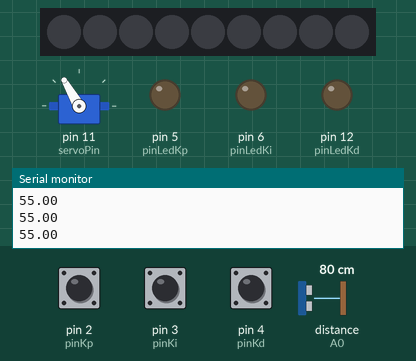
Recording of a sketch running on a simulated Arduino Uno, built with avr-gcc and run on an emulated ATmega328P. Parts: servo, 9 RGB LEDs in strip order, left to right, output pins drawn as LEDs (lit = HIGH), the last lines printed to the serial monitor. The inputs (shaded band) are chosen by the test bench; at power-on: distance to the obstacle (sensor on A0) 80 cm, pin 4 (pinKd) HIGH, pin 2 (pinKp) HIGH, pin 3 (pinKi) HIGH.

Above: at 1.2 s.
1.3 s: distance to the obstacle (sensor on A0) set to 28 cm
2.8 s: distance to the obstacle (sensor on A0) set to 24 cm
At 3.9 s:
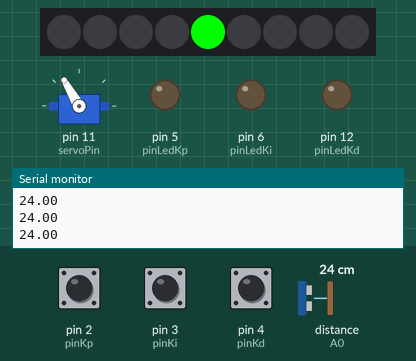
4.3 s: pin 4 (pinKd) pulled LOW for 1 s
At 6.4 s:
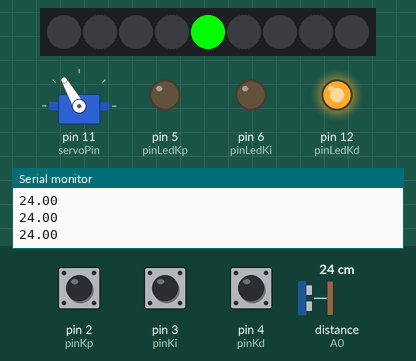
6.8 s: pin 2 (pinKp) pulled LOW for 0.15 s
At 8.1 s:
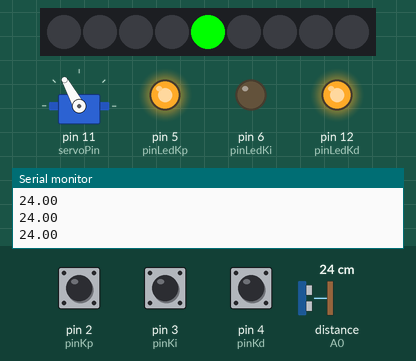
8.4 s: pin 3 (pinKi) pulled LOW for 0.15 s
At 9.0 s:
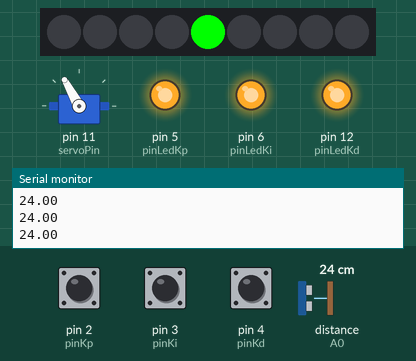
11.5 s: pin 4 (pinKd) pulled LOW for 0.15 s
At 13.2 s:
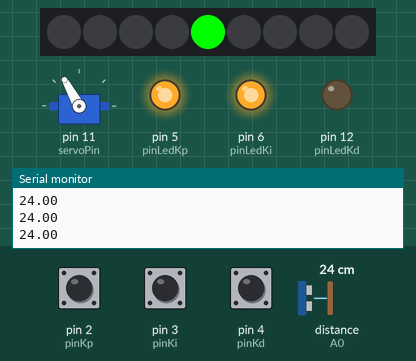
Timing chart, 0 to 14.6 s (numbered marks = the images above; inputs shaded):
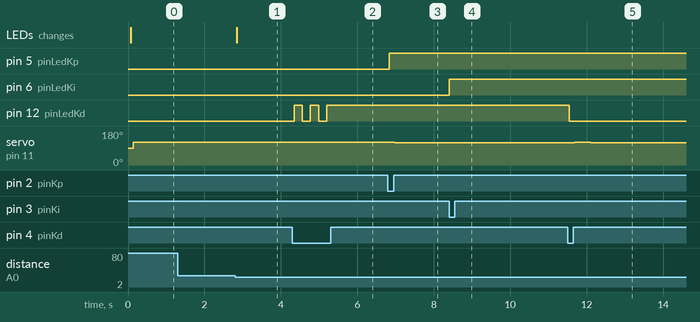

Measured:
- the behaviour switches between 26 and 25 cm on distance to the obstacle (sensor on A0) (found by bisection; images 0 and 1)
- after the input at 2.8 s, the LEDs: change after 0.05 s (image 1)
- after the input at 4.3 s, pin 12 (pinLedKd): alternates HIGH for 0.21 s and LOW for 0.21 s, 5 changes in all, then stays HIGH, starting after 0.05 s
- after the input at 6.8 s, pin 5 (pinLedKp): LOW → HIGH at once; servo on pin 11 (servoPin): 120° → 119° after 0.18 s
- after the input at 8.4 s, pin 6 (pinLedKi): LOW → HIGH at once
- after the input at 11.5 s, pin 12 (pinLedKd): HIGH → LOW at once; servo on pin 11 (servoPin): 119° → 120° after 0.18 s, → 119° 0.43 s later

The sketch:

PID_stabilizer.ino
```cpp
//// LIBRERIAS ////
#include<Servo.h>
#include<PID_v1.h>
#include <SharpIR.h>
#include <Adafruit_NeoPixel.h>

//// PINES ////
#define pinLedKp 5
#define pinLedKi 6
#define pinLedKd 12
#define pinKp 2
#define pinKi 3
#define pinKd 4
#define servoPin  11
#define sensorPin  A0
#define LEDs 13
#define numled 9


//// VARIABLES ////
int last_reading;
float Kp = 0.65;
float Ki = 0.2;
float Kd = 0.34;
double Setpoint, Input, Output, ServoOutput;
double KpA = 0, KiA = 0, KdA = 0;
float dist;
int tiempo =100;
int counter1 = 0;
int counter2 = 0;

PID myPID(&Input, &Output, &Setpoint, KpA, KiA, KdA, DIRECT);

SharpIR sensor( SharpIR::GP2Y0A21YK0F, sensorPin );
Servo myServo;

Adafruit_NeoPixel pixels = Adafruit_NeoPixel(numled, LEDs, NEO_GRB + NEO_KHZ800);

///////////////
//// SETUP ////
///////////////

void setup() {
  last_reading = 0;
  Serial.begin(9600);

  //// PIN MODE ////
  pinMode(pinKp, INPUT_PULLUP);
  pinMode(pinKi, INPUT_PULLUP);
  pinMode(pinKd, INPUT_PULLUP);
  pinMode(pinLedKp, OUTPUT);
  pinMode(pinLedKi, OUTPUT);
  pinMode(pinLedKd, OUTPUT);


  digitalWrite(pinLedKp, LOW);
  digitalWrite(pinLedKi, LOW);
  digitalWrite(pinLedKd, LOW);

  myServo.attach(servoPin);

  //// PID ////
  Input = readPosition();
  myPID.SetMode(AUTOMATIC);
  myPID.SetOutputLimits(-80, 80);


  //// LEDS ////
  pixels.begin();
  pixels.show();
  int OK = counter1 + counter2;

}

//////////////
//// LOOP ////
//////////////

void loop() {

  BotonKp();
  BotonKi();
  BotonKd();
  Setpoint = 23;
  Input = readPosition();
  ControlPID();
  ConsignaOK();

}

//// BOTON KP ////
void BotonKp() {
  static boolean s = 0;
  static boolean ON = 0;
  static unsigned long mils = 0;

  if (!s) { //Si no esta pulsado
    if (digitalRead(pinKp) == 0) {
      s = 1;
      mils = millis();
      ON = !ON;
      KpA = Kp * ON;
      myPID.SetTunings(KpA, KiA, KdA);
      digitalWrite(pinLedKp, ON);
    }
  }
  if (s) { //Si esta pulsado
    if (digitalRead(pinKp) == 1 && millis() > mils + 100) {
      s = 0;
    }
  }
}


//// BOTON KI ////
void BotonKi() {
  static boolean s = 0;
  static boolean ON = 0;
  static unsigned long mils = 0;

  if (!s) { //Si no esta pulsado
    if (digitalRead(pinKi) == 0) {
      s = 1;
      mils = millis();
      ON = !ON;
      KiA = Ki * ON;
      myPID.SetTunings(KpA, KiA, KdA);
      digitalWrite(pinLedKi, ON);

    }
  }
  if (s) { //Si esta pulsado
    if (digitalRead(pinKi) == 1 && millis() > mils + 100) {
      s = 0;
    }
  }
}


//// BOTON KD ////
void BotonKd() {
  static boolean s = 0;
  static boolean ON = 0;
  static unsigned long mils = 0;

  if (!s) { //Si no esta pulsado
    if (digitalRead(pinKd) == 0) {
      s = 1;
      mils = millis();
      ON = !ON;
      KdA = Kd * ON;
      myPID.SetTunings(KdA, KiA, KdA);
      digitalWrite(pinLedKd, ON);
    }
  }
  if (s) { //Si esta pulsado
    if (digitalRead(pinKi) == 1 && millis() > mils + 100) {
      s = 0;
    }
  }
}


//// CONTROL PID ////

void ControlPID() {

  myPID.Compute();
  last_reading = Input;
  ServoOutput = 120.5 + Output;
  myServo.write(ServoOutput);


}


//// PLOTTER POSICIÓN ////
float readPosition() {
  delay(50);

  dist = sensor.getDistance();
  if (dist > 55)
  {
    dist = 55;
  }

  Serial.println(dist);
  return dist;
}

////OK ////
void ConsignaOK() {
if ( abs(dist) >= 20 && (abs(dist)<= 25)) {
    pixels.setPixelColor (4,0,255,0); pixels.show();
  }
else {pixels.setPixelColor (4,0,0,0); pixels.show();}}
```
